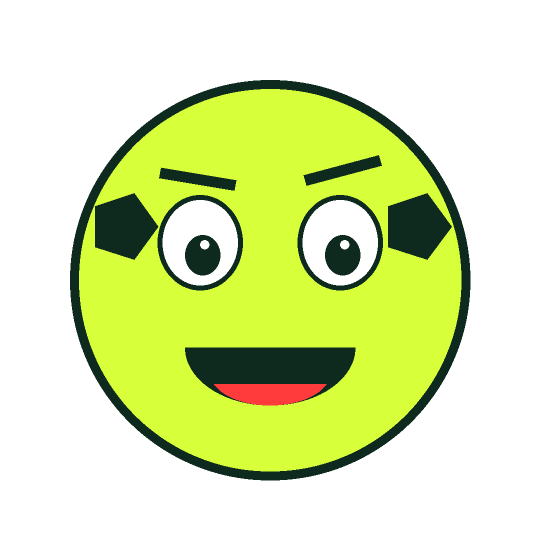
#> input picture medias/mascotte_lulu.png, 1080 x 1080 px, found by its file name (shown at 1/2 size)
$ python video_senegal.py
#> lines starting #> are read from the running program, lines starting #| are printed output that depends on the picture
from PIL import Image, ImageDraw, ImageFont, ImageFilter
import math, subprocess, os
OUT="/mnt/project-files/lucarne/"
BG=(14,42,31); Y=(215,255,58); W=(255,255,255); R=(255,59,59)
BOLD="/usr/share/fonts/truetype/dejavu/DejaVuSans-Bold.ttf"
FC={}
def F(s):
    if s not in FC: FC[s]=ImageFont.truetype(BOLD,s)
    return FC[s]
WW,HH,FPS=1080,1920,30
base=Image.new("RGB",(WW,HH),BG)
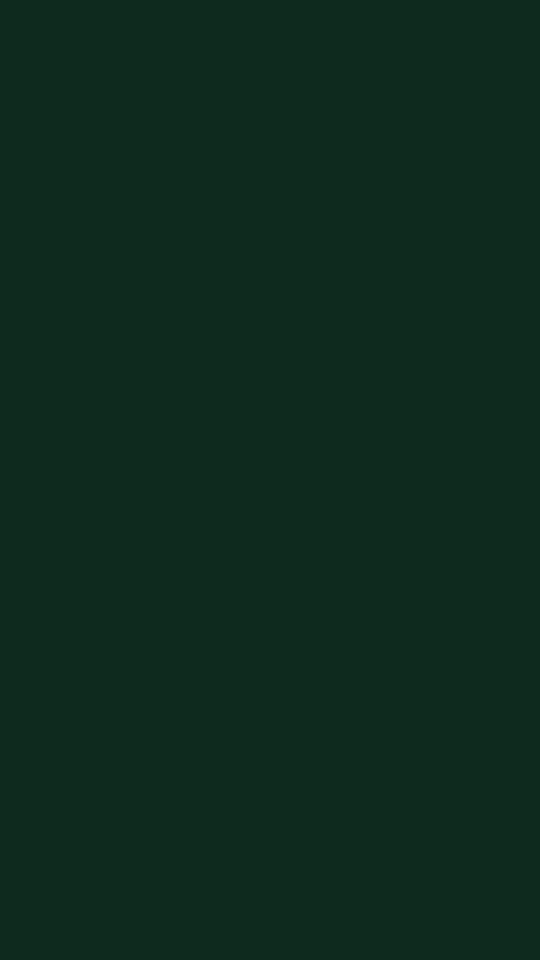
#> base: PIL image 1080x1920 RGB (shown at 1/2 size); mean R, G, B 14, 42, 31
ov=Image.new("RGB",(WW,HH),(0,0,0)); d=ImageDraw.Draw(ov)
#> after `ov = Image.new('RGB', (WW, HH), (0, 0, 0))`: ov: PIL image 1080x1920 RGB; every value is 0
d.ellipse((500,-500,1500,900),fill=(40,95,62)); ov=ov.filter(ImageFilter.GaussianBlur(220))
#> after `ov = ov.filter(ImageFilter.GaussianBlur(220))`:
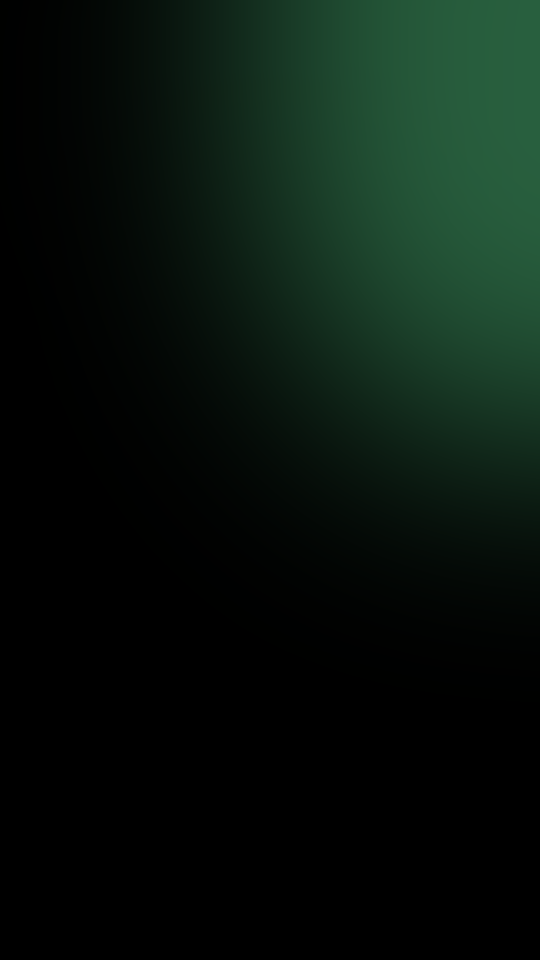
#> ov: PIL image 1080x1920 RGB (shown at 1/2 size); mean R, G, B 8.6, 20.4, 13.3
base=Image.composite(ov,base,Image.new("L",(WW,HH),110))
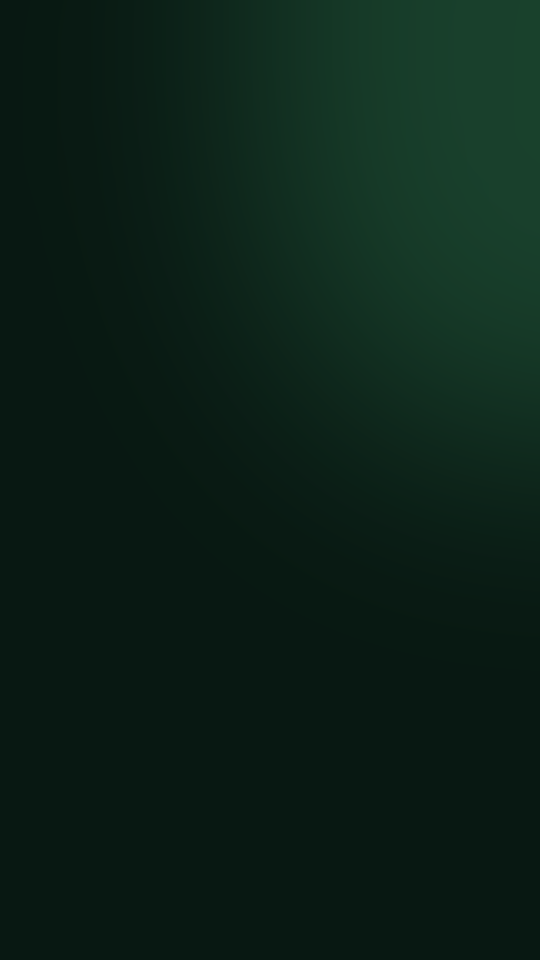
#> base: PIL image 1080x1920 RGB (shown at 1/2 size); mean R, G, B 11.7, 32.7, 23.5
dd=ImageDraw.Draw(base)
dd.ellipse((540-330,1100-330,540+330,1100+330),outline=(26,62,44),width=8); dd.line((0,1100,WW,1100),fill=(26,62,44),width=8)
lulu=Image.open(OUT+"mascotte_lulu.png")
#> lulu is the input picture: PIL image 1080x1080 RGBA; mean R, G, B, A 74, 87.5, 27.8, 110.1
# scenes: (start,end,[(text,size,color,delay)], extra)
S=[(0,3.5,[("LE JOUR OÙ",110,W,0),("LE SÉNÉGAL",120,Y,0.25),("A CHOQUÉ",110,W,0.5),("LE MONDE",110,R,0.75)],None),
 (3.5,8,[("31 MAI 2002",110,Y,0),("SÉOUL",90,W,0.3),("Match d'ouverture",60,W,0.8),("de la Coupe du monde",60,W,1.0)],None),
 (8,14,[("EN FACE :",80,W,0),("LA FRANCE",120,Y,0.3),("Championne du monde",58,W,1.0),("en titre (1998)",58,W,1.2),("Championne d'Europe",58,W,2.0),("en titre (2000)",58,W,2.2)],None),
 (14,19,[("LE SÉNÉGAL ?",110,Y,0),("Sa toute première",64,W,0.6),("Coupe du monde.",64,W,0.8),("Personne n'y croit.",64,R,1.8)],None),
 (19,27,[("30e MINUTE",120,Y,0),("Diouf déborde à gauche…",54,W,0.8),("centre…",54,W,1.8),("PAPA BOUBA",110,W,3.0),("DIOP !",150,Y,3.3)],None),
 (27,31.5,[("SÉNÉGAL",110,W,0),("1 - 0",260,Y,0.3),("FRANCE",110,W,0.6)],None),
 (31.5,37,[("La France :",64,W,0),("éliminée au 1er tour,",64,R,0.3),("sans marquer un but.",64,R,0.6),("Le Sénégal :",64,W,2.0),("quart de finale.",64,Y,2.3)],None),
 (37,42,[("Tu étais devant",80,W,0),("ce match ?",80,W,0.2),("Dis-le en commentaire",58,Y,0.8),("ABONNE-TOI",90,Y,1.6)],"lulu")]
TOT=S[-1][1]
def ease(t): t=max(0,min(1,t)); return 1-(1-t)**3
frames="/tmp/lframes"; os.makedirs(frames,exist_ok=True)
n=int(TOT*FPS)
for i in range(n):
    t=i/FPS
    sc=next(s for s in S if s[0]<=t<s[1])
    im=base.copy(); d=ImageDraw.Draw(im)
    lt=t-sc[0]
    lines=sc[2]; gap=30
    hs=[F(sz).getbbox("ÉÀgy")[3] for _,sz,_,_ in lines]
    total=sum(hs)+gap*(len(lines)-1)
    y=(HH-total)//2 - (150 if sc[3] else 0)
    for (txt,sz,col,dl),h in zip(lines,hs):
        p=ease((lt-dl)/0.35)
        if p>0:
            f=F(sz); tw=d.textlength(txt,font=f)
            while tw>WW-100: sz-=4; f=F(sz); tw=d.textlength(txt,font=f)
            layer=Image.new("RGBA",(WW,HH),(0,0,0,0)); ld=ImageDraw.Draw(layer)
            ld.text(((WW-tw)/2,y+(1-p)*60),txt,font=f,fill=col+(int(255*p),),stroke_width=3,stroke_fill=(5,20,14,int(255*p)))
            im.paste(layer,(0,0),layer)
        y+=h+gap
    if sc[3]=="lulu":
        p=ease((lt-0.4)/0.5); s=int(380*p)
        if s>10:
            bob=int(12*math.sin(lt*6))
            l=lulu.resize((s,s)); im.paste(l,((WW-s)//2,1350+bob),l)
    # header band + progress bar
    d=ImageDraw.Draw(im)
    d.rectangle((0,0,WW,130),fill=Y); d.text((50,32),"LUCARNE",font=F(66),fill=BG)
    d.text((WW-d.textlength("IL Y A X ANS",font=F(40))-50,48),"IL Y A X ANS",font=F(40),fill=BG)
    d.rectangle((0,HH-24,WW,HH),fill=(20,55,40)); d.rectangle((0,HH-24,int(WW*t/TOT),HH),fill=Y)
#> (the run stopped early here; a loop or call above may not have finished)
